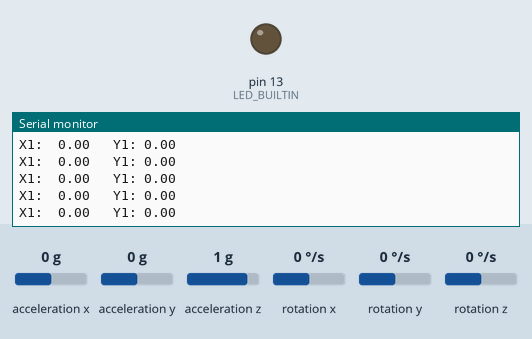
Bench run of a sketch on a simulated Arduino Uno, built with avr-gcc and run on an emulated ATmega328P. Shown: output pins drawn as LEDs (lit = HIGH), the last lines printed to the serial monitor. The inputs (shaded band) are chosen by the test bench; at power-on: acceleration x 0 g, acceleration z 1 g, acceleration y 0 g, rotation x 0 °/s, rotation y 0 °/s, rotation z 0 °/s.

Above: at 1.2 s.
1.3 s: acceleration x set to -1.4 g
At 2.3 s:
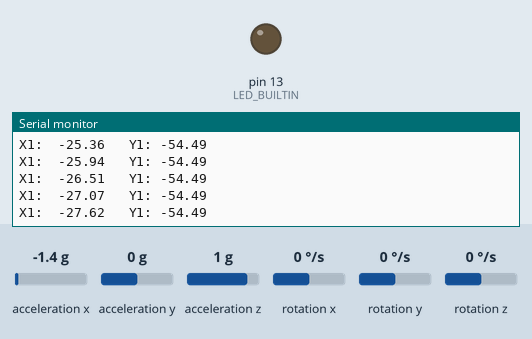
4.3 s: acceleration x set to 0 g
At 5.3 s:
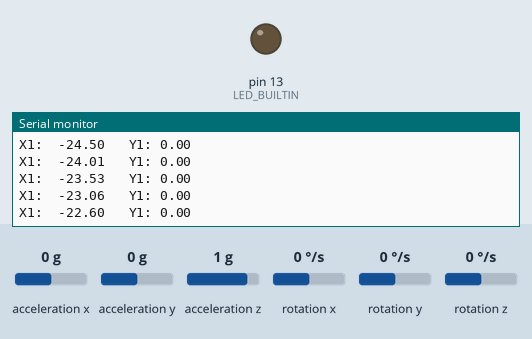
7.3 s: acceleration z set to 0 g
At 8.2 s:
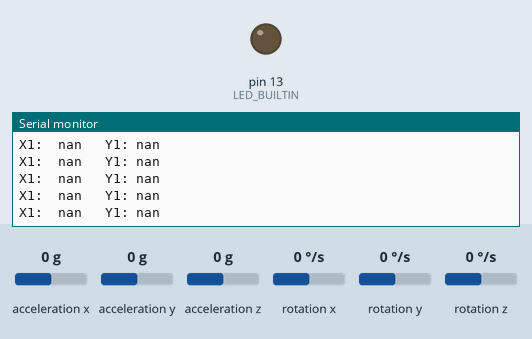
9.3 s: acceleration y set to -1.4 g
At 10.4 s:
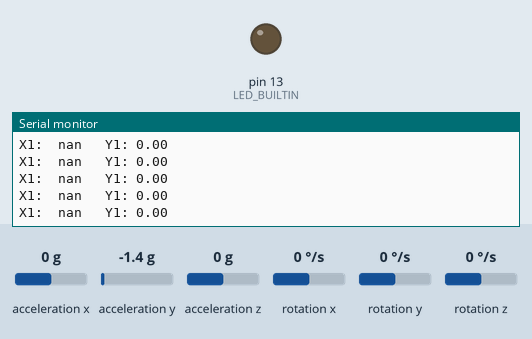
Timing chart, 0 to 12.3 s (numbered marks = the images above; inputs shaded):
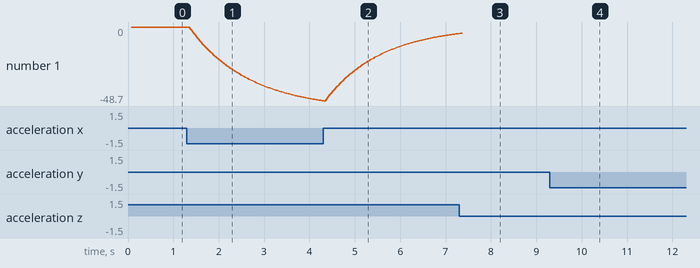

The sketch:

IMU.ino
```cpp
#include "I2Cdev.h"
#include "MPU6050.h"
#include <SoftwareSerial.h>

//Terminal Serial
SoftwareSerial mySerial(2, 3); // RX, TX

// Arduino Wire library is required if I2Cdev I2CDEV_ARDUINO_WIRE implementation
// is used in I2Cdev.h
#if I2CDEV_IMPLEMENTATION == I2CDEV_ARDUINO_WIRE
    #include "Wire.h"
#endif

//Inicialización de la variable del giroscopio
MPU6050 accelgyro1(0x69);
MPU6050 accelgyro2(0x68); // <-- use for second MPU6050 device where AD0 must be high (3.3V)

//Lest try to make a quick calibration
bool first_time=true;

//Inicialización de variables de lectura SENSOR 1
int16_t ax1, ay1, az1;   //Acelerometro
int16_t gx1, gy1, gz1;   //Giroscopio
float accel_ang_x1, accel_ang_y1;
float girosc_ang_x1, girosc_ang_y1;
float girosc_ang_x_prev1, girosc_ang_y_prev1;
long tiempo_prev1, dt1;
float ang_x1, ang_y1;
float ang_x_prev1, ang_y_prev1;

//Inicialización de variables de lectura SENSOR 2
int16_t ax2, ay2, az2;   //Acelerometro
int16_t gx2, gy2, gz2;   //Giroscopio
float accel_ang_x2, accel_ang_y2;
float girosc_ang_x2, girosc_ang_y2;
float girosc_ang_x_2prev, girosc_ang_y_prev2;
long tiempo_prev2, dt2;
float ang_x2, ang_y2;
float ang_x_prev2, ang_y_prev2;

// Factores de conversion
const float accScale = 2.0 * 9.81 / 32768.0;
const float gyroScale = 250.0 / 32768.0;

void setup() {//pin de vida
    pinMode(LED_BUILTIN, OUTPUT);
    digitalWrite(LED_BUILTIN, HIGH);

    // join I2C bus (I2Cdev library doesn't do this automatically)
    #if I2CDEV_IMPLEMENTATION == I2CDEV_ARDUINO_WIRE
        Wire.begin();
    #elif I2CDEV_IMPLEMENTATION == I2CDEV_BUILTIN_FASTWIRE
        Fastwire::setup(400, true);
    #endif

    // initialize serial communication
    Serial.begin(9600);
    //mySerial.begin(19200);

    // initialize device
    Serial.println("Initializing I2C device 1...");
    accelgyro1.initialize();
    Serial.println("Initializing I2C device 2...");
    accelgyro2.initialize();

    // verify connection
    accelgyro1.testConnection() ? digitalWrite(LED_BUILTIN, LOW) : digitalWrite(LED_BUILTIN, HIGH);
    accelgyro2.testConnection() ? digitalWrite(LED_BUILTIN, LOW) : digitalWrite(LED_BUILTIN, HIGH);

    //  -60 9 58 -843 111 1521
    //To get this values run IMU_ZERO for 5 min (0x69)
    accelgyro1.setXGyroOffset(-51);
    accelgyro1.setYGyroOffset(16);
    accelgyro1.setZGyroOffset(56);
    accelgyro1.setXAccelOffset(-767);
    accelgyro1.setYAccelOffset(112);
    accelgyro1.setZAccelOffset(1525);
    //  -60 9 58 -843 111 1521
    //To get this values run IMU_ZERO for 5 min (0x68)
    accelgyro2.setXGyroOffset(-19);
    accelgyro2.setYGyroOffset(9);
    accelgyro2.setZGyroOffset(18);
    accelgyro2.setXAccelOffset(-4036);
    accelgyro2.setYAccelOffset(-295);
    accelgyro2.setZAccelOffset(773);
    digitalWrite(LED_BUILTIN, LOW);
    Serial.flush();
}

void printMotion6_IS(){
  // display tab-separated accel/gyro x/y/z values
  Serial.print("S1:\t");
  Serial.print(ax1*accScale); Serial.print(" (m/s2)\t");
  Serial.print(ay1*accScale); Serial.print(" (m/s2)\t");
  Serial.print(az1*accScale); Serial.print(" (m/s2)\t");
  Serial.print(gx1*gyroScale); Serial.print(" (deg/s)\t");
  Serial.print(gy1*gyroScale); Serial.print(" (deg/s)\t");
  Serial.print(gz1*gyroScale); Serial.print(" (deg/s)\n");
  Serial.print("S2:\t");
  Serial.print(ax2*accScale); Serial.print(" (m/s2)\t");
  Serial.print(ay2*accScale); Serial.print(" (m/s2)\t");
  Serial.print(az2*accScale); Serial.print(" (m/s2)\t");
  Serial.print(gx2*gyroScale); Serial.print(" (deg/s)\t");
  Serial.print(gy2*gyroScale); Serial.print(" (deg/s)\t");
  Serial.print(gz2*gyroScale); Serial.print(" (deg/s)\n");
}

void getInclination(){
  //SENSOR 1
  accel_ang_x1 = atan(ax1 / sqrt(pow(ay1, 2) + pow(az1, 2)))*(180.0 / 3.14);
  accel_ang_y1 = atan(ay1 / sqrt(pow(ax1, 2) + pow(az1, 2)))*(180.0 / 3.14);
  //SENSOR 2
  accel_ang_x2 = atan(ax2 / sqrt(pow(ay2, 2) + pow(az2, 2)))*(180.0 / 3.14);
  accel_ang_y2 = atan(ay2 / sqrt(pow(ax2, 2) + pow(az2, 2)))*(180.0 / 3.14);
}

void updateGiro(){
  dt1 = (millis() - tiempo_prev1) / 1000.0;
  tiempo_prev1 = millis();
  dt2 = (millis() - tiempo_prev2) / 1000.0;
  tiempo_prev2 = millis();

  //Calcular los ángulos con acelerometro
  getInclination();

  //Calcular angulo de rotación con giroscopio y filtro complementario
  //SENSOR 1
  ang_x1 = 0.98*(ang_x_prev1 + (gx1 / 131)*dt1) + 0.02*accel_ang_x1;
  ang_y1 = 0.98*(ang_y_prev1 + (gy1 / 131)*dt1) + 0.02*accel_ang_y1;
  //SENSOR 2
  ang_x2 = 0.98*(ang_x_prev2 + (gx2 / 131)*dt2) + 0.02*accel_ang_x2;
  ang_y2 = 0.98*(ang_y_prev2 + (gy2 / 131)*dt2) + 0.02*accel_ang_y2;

  //SENSOR 1
  ang_x_prev1 = ang_x1;
  ang_y_prev1 = ang_y1;
  //SENSOR 2
  ang_x_prev2 = ang_x2;
  ang_y_prev2 = ang_y2;
}

void printIncl(){
  Serial.print(F("Inclinacion en Sensor 1 X: "));
  Serial.print(accel_ang_x1);
  Serial.print(F("\t Y:"));
  Serial.println(accel_ang_y1);
  Serial.print(F("Inclinacion en Sensor 2 X: "));
  Serial.print(accel_ang_x2);
  Serial.print(F("\t Y:"));
  Serial.println(accel_ang_y2);
  Serial.print(F("\n"));
}

void printRot(){
  Serial.print(F("X1:  "));
  Serial.print(ang_x1);
  Serial.print(F("\t Y1: "));
  Serial.println(ang_y1);
  Serial.print(F("\t X2:  "));
  Serial.print(ang_x2);
  Serial.print(F("\t Y2: "));
  Serial.println(ang_y2);
  Serial.print(F("\n"));
}


void graficaRaw_X(){
  Serial.print(F("X1:  "));
  Serial.print(ang_x1);
  Serial.print(F("\t Y1: "));
  Serial.println(accel_ang_x1);
  Serial.print(F("\n"));
}

void graficaRaw_Y(){
  Serial.print(F("X1:  "));
  Serial.print(ang_y1);
  Serial.print(F("\t Y1: "));
  Serial.println(accel_ang_y1);
  Serial.print(F("\n"));
}

void loop() {
  // read raw accel/gyro measurements from device
  accelgyro1.getMotion6(&ax1, &ay1, &az1, &gx1, &gy1, &gz1);
  accelgyro2.getMotion6(&ax2, &ay2, &az2, &gx2, &gy2, &gz2);
  updateGiro();

  //Imprimir valores
  //printMotion6_IS();
  //printIncl();
  //printRot();
  graficaRaw_X();
  //graficaRaw_Y();

}
```

Measured:
- after the input at 1.3 s, the serial monitor: prints a new line after 0.08 s (image 1)
- after the input at 9.3 s, the serial monitor: prints a new line after 0.09 s (image 4)
- plotted number 1: 0 → -48.46 after the input at 1.3 s
